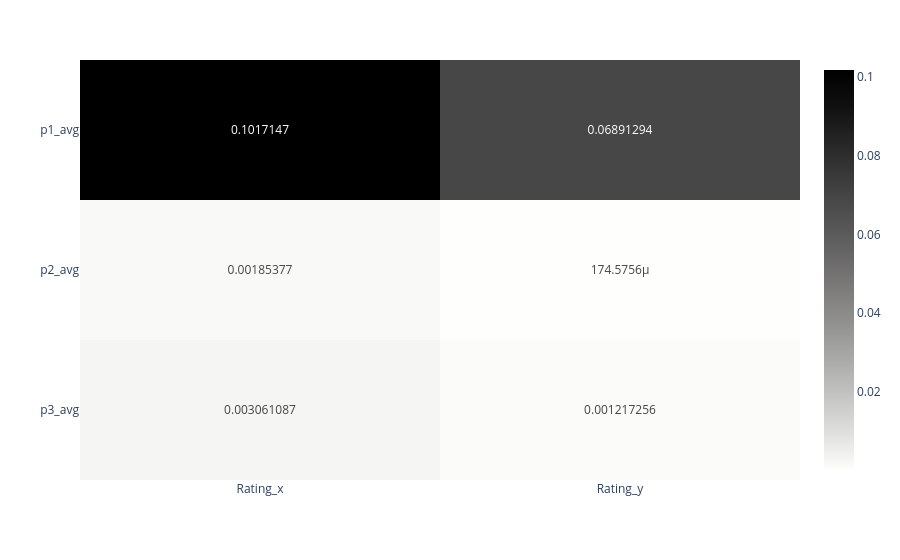

The cell this chart's notebook holds for it:
### Code cell
fig_p

### Figure 1 — Plotly figure (JSON) as saved in the notebook; plotly's stock layout.template omitted (floating-point values rounded to 4 significant figures)
{"data": [{"coloraxis": "coloraxis", "hovertemplate": "x: %{x}<br>y: %{y}<br>color: %{z}<extra></extra>", "name": "0", "texttemplate": "%{z}", "type": "heatmap", "x": ["Rating_x", "Rating_y"], "xaxis": "x", "y": ["p1_avg", "p2_avg", "p3_avg"], "yaxis": "y", "z": [[0.1017, 0.06891], [0.001854, 0.0001746], [0.003061, 0.001217]]}], "layout": {"coloraxis": {"colorscale": [[0, "rgb(254, 254, 253)"], [0.09091, "rgb(224, 224, 223)"], [0.1818, "rgb(197, 197, 195)"], [0.2727, "rgb(171, 171, 170)"], [0.3636, "rgb(146, 146, 145)"], [0.4545, "rgb(124, 123, 122)"], [0.5455, "rgb(102, 101, 101)"], [0.6364, "rgb(81, 80, 80)"], [0.7273, "rgb(59, 59, 59)"], [0.8182, "rgb(38, 38, 38)"], [0.9091, "rgb(16, 16, 16)"], [1, "rgb(0, 0, 0)"]]}, "margin": {"t": 60}, "xaxis": {"anchor": "y", "domain": [0, 1]}, "yaxis": {"anchor": "x", "autorange": "reversed", "domain": [0, 1]}}}
